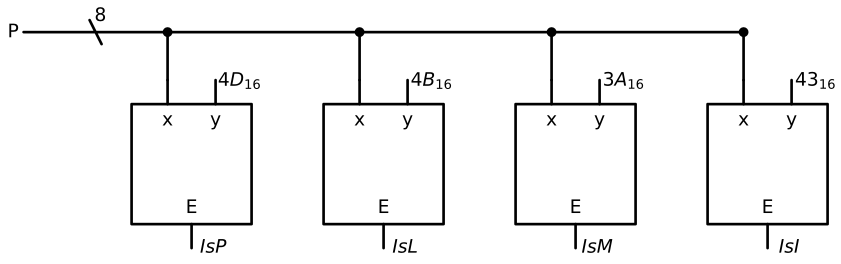

Recreate this plot in Python.
from typing import Dict, List
import schemdraw
import schemdraw.elements as elm
def Eq_compare(**kwargs) -> elm.intcircuits.Ic:
    return elm.Ic(pins = [
        elm.IcPin(name = 'x', side= 'T'),
        elm.IcPin(name = 'y', side= 'T'),
        #elm.IcPin(name = 'G', side= 'B'),
        elm.IcPin(name = 'E', side= 'B'),
        #elm.IcPin(name = 'L', side= 'B'),
    ], edgepadW = .5, pinspacing=1, **kwargs)


mapping:Dict[str, str] = {'$IsP$': '$4D_{16}$', '$IsL$': '$4B_{16}$', '$IsM$': '$3A_{16}$', '$IsI$': '$43_{16}$'}

with schemdraw.Drawing(show=True) as d:
    P = elm.DataBusLine().at((0,0)).right().label('P', loc = 'L').label('8', loc = 'T', ofst=(0.1,-0.1))
    elm.Wire().delta(12,0).hold()
    for i, (output, scancode) in enumerate(mapping.items()):
        elm.Wire().delta(0, -1).idot()
        Eq_compare().anchor('x') \
                 .label(scancode, loc = 'y', ofst=(0.5,-0.2)) \
                 .label(output  , loc = 'E', ofst=(0.45,0.2)).hold()
        d.move(4,1)
    d.save("sol4-15.svg")
